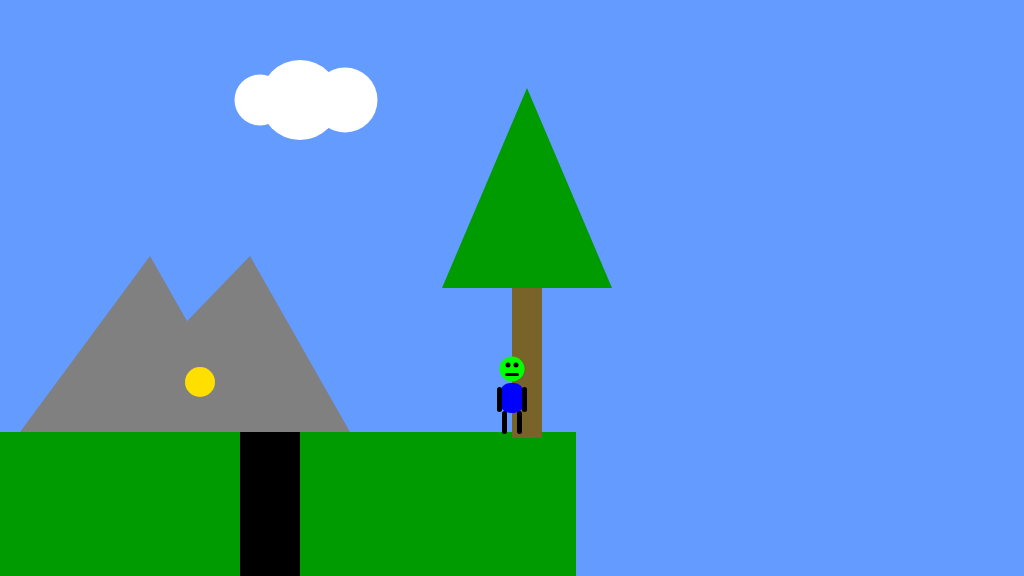
Frame 1 (no input)
Frame 60 (no input): identical to frame 1, image omitted
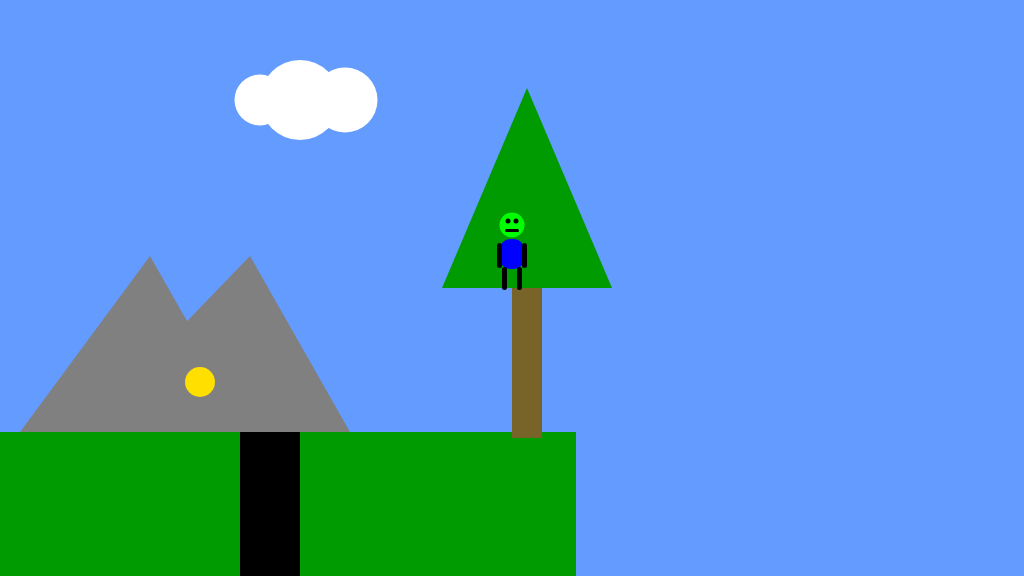
Frame 120 (the mouse pressed at the canvas centre since frame 60)

The p5.js sketch that drew these frames (run headless with seeded random() and noise() and a simulated clock; from frame 60 on, the mouse is pressed at the canvas centre):

// p5.js sketch
// ── sketch.js
/*

The Game Project

2b - using variables

*/

var floorPos_y;

var gameChar_x;
var gameChar_y;

var treePos_x;
var treePos_y;

var canyon;
var collectable;

var mountain;
var cloud;


function setup()
{
	createCanvas(1024, 576);
	floorPos_y = 432; //NB. we are now using a variable for the floor position

	//NB. We are now using the built in variables height and width
	gameChar_x = width/2;
	gameChar_y = floorPos_y;

	treePos_x = width/2;
	treePos_y = height/2;
    
       // Canyon initialization
    canyon = {x:240,width:60 };

    // Collectable initialization
    collectable = { x:200,y:floorPos_y -50, size: 30};

    // Mountain1 initialization
    mountain1 = {
        x1: 150,
        y1: 256,
        x2: 20,
        y2: 432,
        x3: 250,
        y3: 432
    };
    // Mountain2 initialization triangle(700,256,550,432,800,432);
    mountain2 = {
        x1: 250,
        y1: 256,
        x2: 80,
        y2: 432,
        x3: 350,
        y3: 432
    };

    // Cloud initialization
    cloud = {x: 300,y: 100,size: 80};
    
    
    
}

function draw()
{
	background(100, 155, 255); //fill the sky blue

	noStroke();
	fill(0, 155, 0);
	rect(0, floorPos_y, height, width - floorPos_y); //draw some green ground
    
    //tree
     fill(120,100,40);
    rect(treePos_x,treePos_y,30,150);
    fill(0,155,0);
   // triangle(treePos_x,treePos_y,925,100,605,332);
    triangle(treePos_x -70,treePos_y,treePos_x+15,treePos_y-200,treePos_x +100,treePos_y);
    
  // Canyon
    fill(0);
    rect(canyon.x, floorPos_y, canyon.width, height - floorPos_y);
    
    //mountain
     fill(128, 128, 128);
    triangle(mountain1.x1,mountain1.y1,mountain1.x2,mountain1.y2,mountain1.x3,mountain1.y3);
    triangle(mountain2.x1,mountain2.y1,mountain2.x2,mountain2.y2,mountain2.x3,mountain2.y3);
    
    // Cloud
       fill(255);
    ellipse(cloud.x, cloud.y, cloud.size);
    ellipse(cloud.x+45, cloud.y, cloud.size-15);
    ellipse(cloud.x-40, cloud.y, cloud.size-29);
    
    //collectable    it's a gold coin
    fill(255, 223, 0);
    ellipse(collectable.x, collectable.y, collectable.size);

    
    
    
    //Standing, facing frontwards
     //head
    fill(0,256,0);
    ellipse(gameChar_x,gameChar_y - 63,25,25);
    fill(0);
    //eyes
    ellipse(gameChar_x -4,gameChar_y-67, 5,5);
    ellipse(gameChar_x +4,gameChar_y-67, 5,5);
    
    //mouth
    fill(0);
    rect(gameChar_x-7,gameChar_y-59, 14,3,10);
    //body
 
    fill(0,0,256);
    rect(gameChar_x-12,gameChar_y-49,24,30,10);
    
    //LEGS
    fill(0);
    //right
     rect(gameChar_x + 5, gameChar_y - 21, 5, 23,10);
    //left
     rect(gameChar_x - 10,gameChar_y - 21, 5, 23,10);
    
    //Arms
    fill(0);
    //left
    rect(gameChar_x-15,gameChar_y-45,5,25,5);
    //right
    rect(gameChar_x+10,gameChar_y-45,5,25,5);

}

function mousePressed()
{
    gameChar_x = mouseX;
    gameChar_y = mouseY;

}
